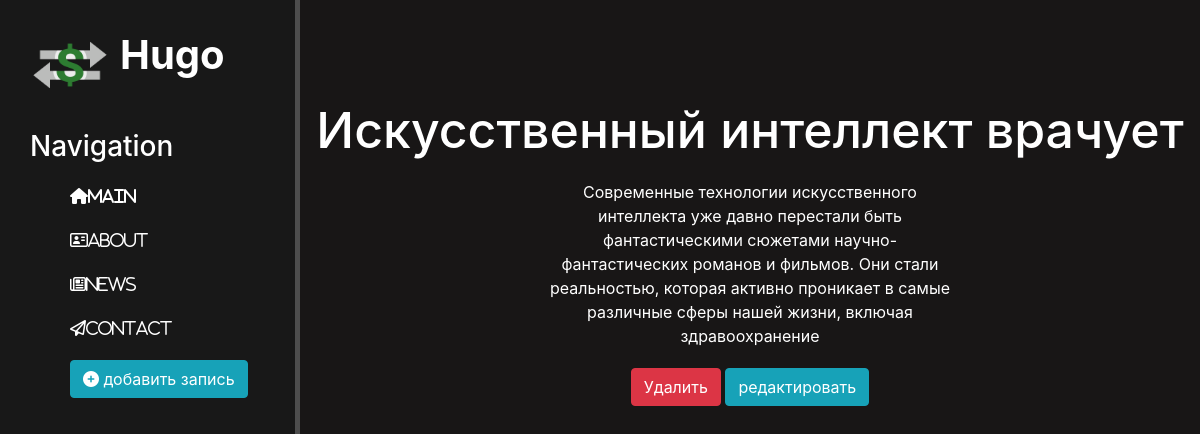
Screenshot of /news/3 with the database file from the repository.
### news/models.py (models this page shows, shortened)
class Artiles(models.Model):
    title = models.CharField('назавание', max_length = 50)
    anons = models.CharField('Анонс', max_length = 250)
    full_text = models.TextField('Статья')
    data = models.DateTimeField('Дата публикации')
    class Meta:
        verbose_name = 'Новость'
        verbose_name_plural = 'Новости'

### news/views.py (the view)
# urls.py: path('<int:pk>', views.NewsDetailView.as_view(), name='news-detail'),
class NewsDetailView(DetailView):
    model = Artiles
    template_name ='news/detail_view.html'
    context_object_name = 'article'

### news/templates/news/detail_view.html (shortened to what this page needs)
{% extends 'main/lalyout.html' %}
{% block content %}
    <div class="features">
        <h1>{{ article.title }}</h1>
        <p>{{ article.full_text }}</p>
        <a href="{% url 'news-delete' article.id %}" class="btn btn-danger">Удалить</a>
        <a href="{% url 'news-update' article.id %}" class="btn btn-info">редактировать</a>
    </div>
{% endblock %}

### main/static/main/css/main.css (style rules this page uses)
body { background: rgb(24, 22, 22); }
main .features { float: left; color: white; margin-top: 100px; text-align: center; width: 75%; }
main .features h1 { font-size: 50px; }
main .features p { max-width: 400px; margin: 20px auto; }

### rows the page displays
Artiles: title "Искусственный интеллект врачует", full_text "Современные технологии искусственного интеллекта уже давно перестали быть фантастическими сюжетами научно-фантастических романов и фильмов. Они стали реальностью, которая активно проникает в самые различные сферы нашей жизни, включая здравоохранение"
